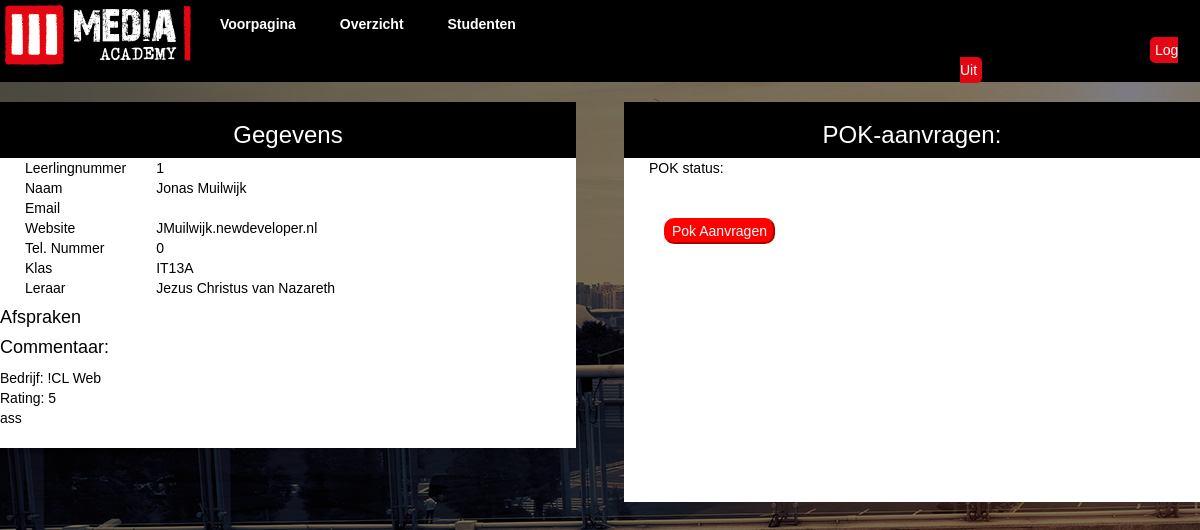
Before: /studenten (signed in) with the older database file.
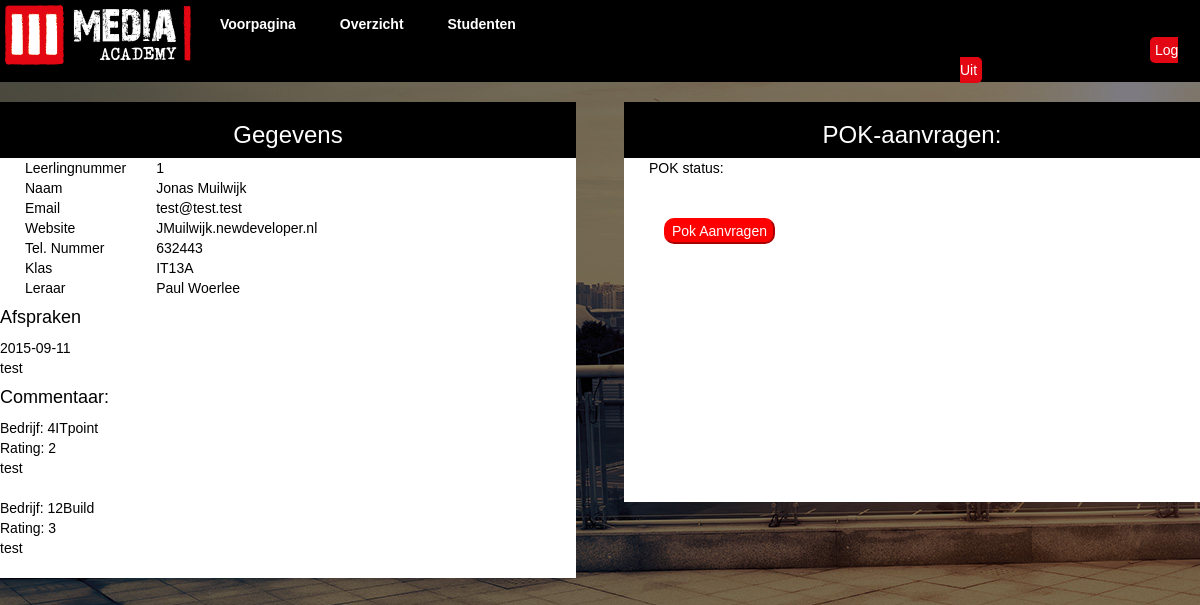
After: the same page with the newer database file.
### tables this page shows
CREATE TABLE IF NOT EXISTS `studenten` (
  `leerlingnummer` int(11) NOT NULL,
  `voornaam` varchar(25) NOT NULL,
  `achternaam` varchar(25) NOT NULL,
  `wachtwoord` varchar(256) NOT NULL,
  `email` varchar(30) NOT NULL,
  `geboortedatum` timestamp NOT NULL DEFAULT CURRENT_TIMESTAMP ON UPDATE CURRENT_TIMESTAMP,
  `telefoonnummer` int(11) NOT NULL,
  `klas` varchar(11) NOT NULL,
  `leraar_id` int(11) NOT NULL,
  PRIMARY KEY (`leerlingnummer`)
);

CREATE TABLE IF NOT EXISTS `comments` (
  `comment_id` int(11) NOT NULL AUTO_INCREMENT,
  `bedrijf_id` int(11) NOT NULL,
  `leerlingnummer` int(11) NOT NULL,
  `comment` varchar(500) NOT NULL,
  `rating` int(1) NOT NULL,
  PRIMARY KEY (`comment_id`)
);

CREATE TABLE IF NOT EXISTS `leraren` (
  `id` int(11) NOT NULL AUTO_INCREMENT,
  `leraar_voornaam` varchar(25) NOT NULL,
  `leraar_achternaam` varchar(25) NOT NULL,
  `wachtwoord` varchar(256) NOT NULL,
  `leraar_email` varchar(25) NOT NULL,
  PRIMARY KEY (`id`)
);

CREATE TABLE IF NOT EXISTS `bedrijven` (
  `bedrijf_id` int(11) NOT NULL AUTO_INCREMENT,
  `ref_nummer` int(11) NOT NULL,
  `soort` int(1) NOT NULL,
  `bedrijf_naam` varchar(25) NOT NULL,
  `Adres` varchar(50) NOT NULL,
  `Postcode` varchar(7) NOT NULL,
  `Plaats` varchar(50) NOT NULL,
  `Telefoonnummer` int(11) NOT NULL,
  `Website` varchar(50) NOT NULL,
  `Contactpersoon_telefoon` int(10) NOT NULL,
  `Contactpersoon_email` varchar(30) NOT NULL,
  `Praktijkbegeleider` varchar(30) NOT NULL,
  `Praktijkbegeleider_telefoon` int(10) NOT NULL,
  PRIMARY KEY (`bedrijf_id`)
);

CREATE TABLE IF NOT EXISTS `calender` (
  `id` int(11) NOT NULL AUTO_INCREMENT,
  `timestamp` timestamp NOT NULL DEFAULT CURRENT_TIMESTAMP ON UPDATE CURRENT_TIMESTAMP,
  `afspraak` varchar(500) NOT NULL,
  `leerlingnummer` int(11) NOT NULL,
  `leraren_id` int(11) NOT NULL,
  PRIMARY KEY (`id`)
);

### controller/studenten.class.php (called while the page is built, shortened)
<?php
class Studenten extends Controller {
    public function __construct() {
        $this->view->script = 'studenten';
        $this->view->title = 'Studenten';
        $this->view->style = 'bootstrap';
        $this->view->altStyle = 'style1';
    }
    function index() {
        $studentInfo = $this->model->getStudentInfo($_SESSION['user_id']);
        $pokInfo = $this->model->getPokInfo($_SESSION['user_id']);
	$afspraak = $this->model->getAfspraak($_SESSION['user_id']);
	$this->view->afspraak = $afspraak;
        $this->view->pokInfo = $pokInfo;
        $this->view->studentInfo = $studentInfo;
        $this->view->render('studenten');
    }
}

### libs/ini.php (called while the page is built, shortened)
<?php
require 'libs/controller.php';
require 'libs/model.php';
$site = new Router();

### index.php (called while the page is built)
<?php
require 'libs/ini.php';

### libs/model.php (called while the page is built)
<?php
class Model{
    public function __construct(){
	$this->dbh = new Database();
    }
}

### model/studenten.model.php (called while the page is built, shortened)
<?php
class Studenten_Model extends Model{
    public function getStudentInfo($id){
	$sth = $this->dbh->prepare('SELECT * FROM studenten
									JOIN leraren ON studenten.leraar_id = leraren.id
									JOIN comments ON comments.leerlingnummer = studenten.leerlingnummer
									JOIN bedrijven ON comments.bedrijf_id = bedrijven.bedrijf_id
									WHERE studenten.leerlingnummer = "' . $id . '"');
	$sth->execute();
	return $sth->fetchall();
    }
    public function getAfspraak($id){
	$sth = $this->dbh->prepare('SELECT * FROM calender WHERE leerlingnummer = "' . $id . '"');
	$sth->execute();
	return $sth->fetchall();
    }
}

### libs/controller.php (called while the page is built, shortened)
<?php
class Controller {
    public function loadmodel($name) {
        $path = 'model/' . $name . '.model.php';
        if (file_exists($path)) {
            $this->model = new $modelname;
        }
    }
}

### view/content/studenten.php (the view)
<div id="wrap">
    <?php
    $studentInfo = $this->studentInfo[0];
    ?>
    <div id="gegevens">
        <div id="kopje"><h3>Gegevens</h3></div>
        <table class='haai'>
            <tr>
                <td>
                    Leerlingnummer
                </td>
                <td>
		    <?php
		    echo $studentInfo["leerlingnummer"];
		    ?>
                </td>
            </tr>
            <tr>
                <td>
                    Naam
                </td>
                <td>
		    <?php
		    echo $studentInfo["voornaam"] . " " . $studentInfo["achternaam"];
		    ?>
                </td>
            </tr>
            <tr>
                <td>
                    Email
                </td>
                <td>
		    <?php
		    echo $studentInfo["email"];
		    ?>
                </td>
            </tr>
	    <tr>
                <td>
                    Website
                </td>
                <td>
                    <a href='http://<?php echo $studentInfo["voornaam"][0] . $studentInfo["achternaam"]; ?>.newdeveloper.nl' target='_blank'><?php echo $studentInfo["voornaam"][0] . $studentInfo["achternaam"]; ?>.newdeveloper.nl</a><br>
                </td>
            </tr>
            <tr>
                <td>
                    Tel. Nummer
                </td>
                <td>
		    <?php
		    echo $studentInfo["telefoonnummer"];
		    ?>
                </td>
            </tr>
            <tr>
                <td>
                    Klas
                </td>
                <td>
		    <?php
		    echo $studentInfo["klas"];
		    ?>
                </td>
            </tr>
            <tr>
                <td>
                    Leraar
                </td>
                <td>
		    <?php
		    echo $studentInfo["leraar_voornaam"] . " " . $studentInfo["leraar_achternaam"];
		    ?>
                </td>
            </tr>
        </table>
	<h4>
	    Afspraken
	</h4>
	<?php
	foreach($this->afspraak as $afspraak){
	    echo date('Y-m-d', strtotime($afspraak['timestamp'])) . "<br>";
	    echo $afspraak['afspraak'];
	}
	?>
	<h4>
	    Commentaar:
	</h4>
	<?php
	foreach($this->studentInfo as $comment){
	    echo 'Bedrijf: ' . $comment['bedrijf_naam'] .
	    '<br>Rating: ' . $comment['rating'] .
	    '<br />' . $comment['comment'] . '<br /><br />';
	}
	?>
    </div>
    <div id="pokAanvragen">
        <div id="pok1">
	    <h3>POK-aanvragen:</h3><br /></div>
        <div id="pokka">
	    <p>POK status:</p><br>
	    <?php
	    if(isset($this->pokInfo[0])){
		foreach($this->pokInfo as $pokInfo){
		    $pokInfo = $this->pokInfo[0];
		    echo
		    "Bedrijf: " . $pokInfo["bedrijfNaam"] . "<br />
		    Status:
		    <div class='demo-wrapper html5-progress-bar'>
				<div class='progress-bar-wrapper'>
					<progress id='progressbar' value='" . (($pokInfo['pokStatus'] * 25) + 25) . "' max='100'></progress>
				</div>
			</div>" .
		    "<br>" .
		    "<a href='" . URL . "studenten/pokAnnuleren'>Pok Aanvraag Annuleren</a>";
		}
	    }else{
		echo"
		    <a href='" . URL . "pok'><button>Pok Aanvragen</button></a>";
	    }
	    ?>
	</div>
    </div>
</div>

Changed rows visible on the page:
added comments: leerlingnummer "1"
now on one of the page's lists (row edited): studenten: bedrijven.bedrijf_naam "12Build", comments.rating "3", comments.comment "test"
changed studenten "Jonas": email (not shown) → "test@test.test"; telefoonnummer "0" → "632443"; bedrijven.bedrijf_naam "!CL Web" → "4ITpoint"; comments.rating "5" → "2"; comments.comment "ass" → "test"
now on this page (row edited): leraren: leraar_voornaam "Paul", leraar_achternaam "Woerlee"
added calender: timestamp "2015-09-11", afspraak "test"
Other visible differences:
$studentInfo["leraar_voornaam"]: "Jezus" → "Paul"
$studentInfo["leraar_achternaam"]: "Christus van Nazareth" → "Woerlee"
